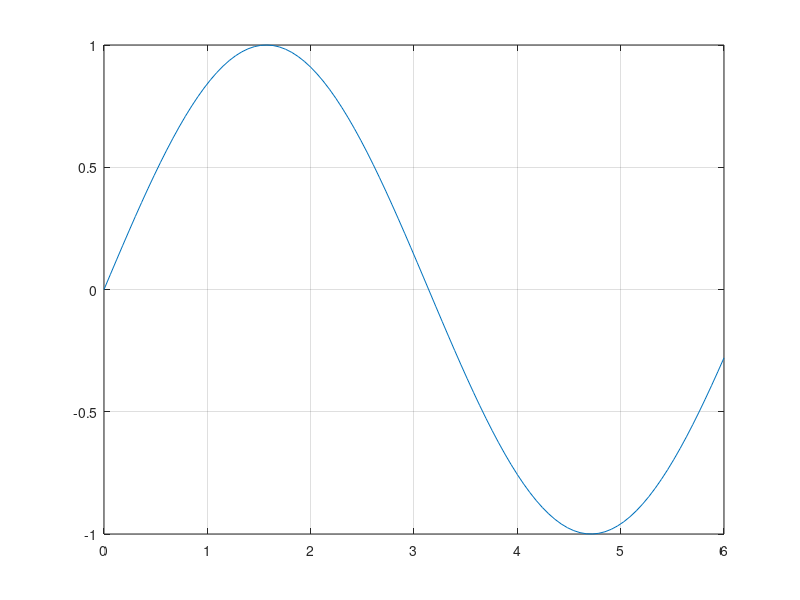
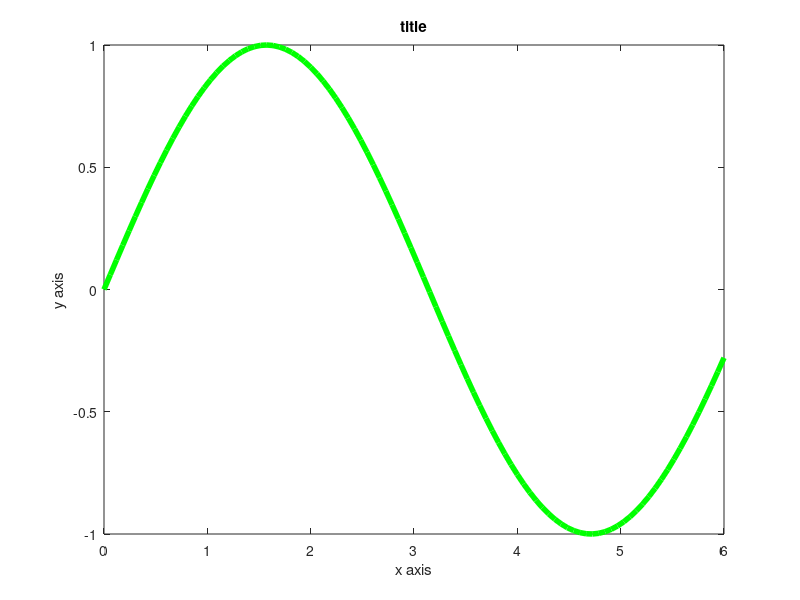

Source code (MATLAB) for these figures, in order: (Note: this script raises an error after producing the figures.)
%plot graph

clc;
clear;
clear all;

a=linspace(0,6);
b=sin(a);
plot(a,b);
grid on;
figure;
plot(a,b,'g','Linewidth',4);
xlabel('x axis');
ylabel('y axis');
title('title');
gtext('place text anywhere');
c=cos(a);
hold on;
plot(a,c);
legend('sin','cos');
